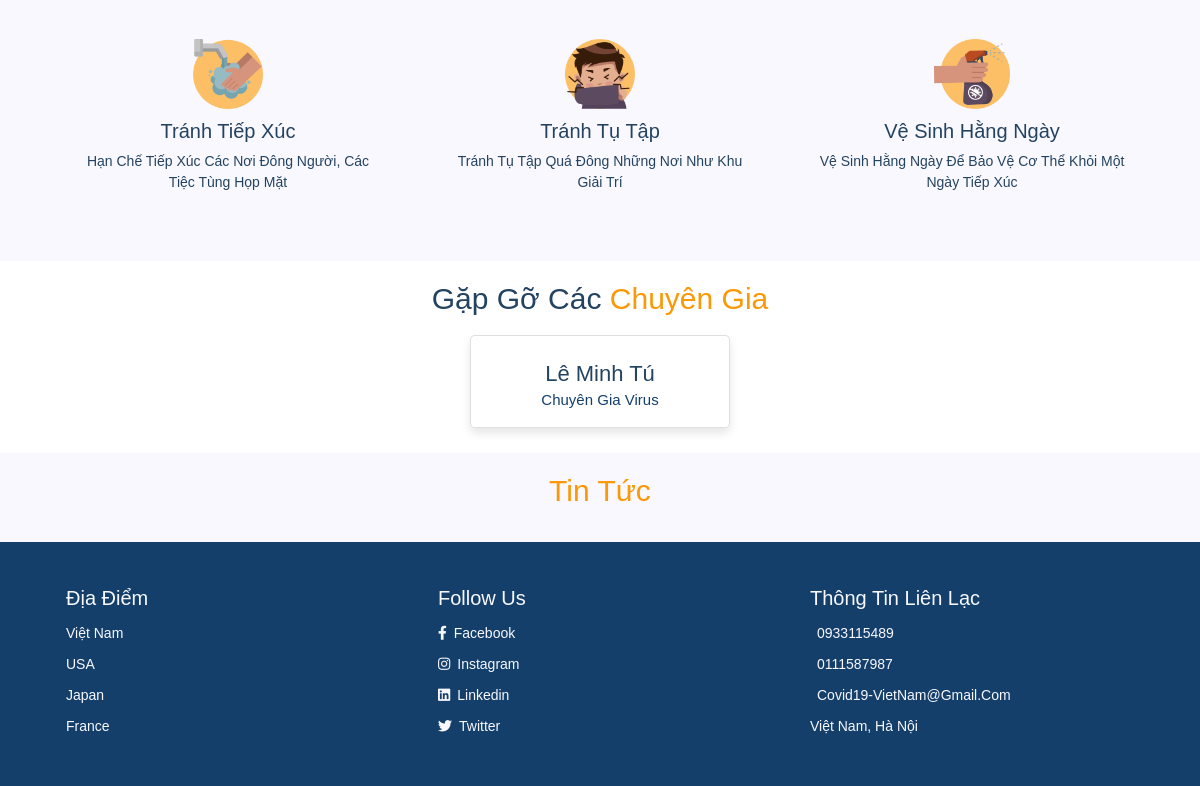
The page /TH_WEB/public/TrangChu/index.php (lower part) on the database as committed earlier.
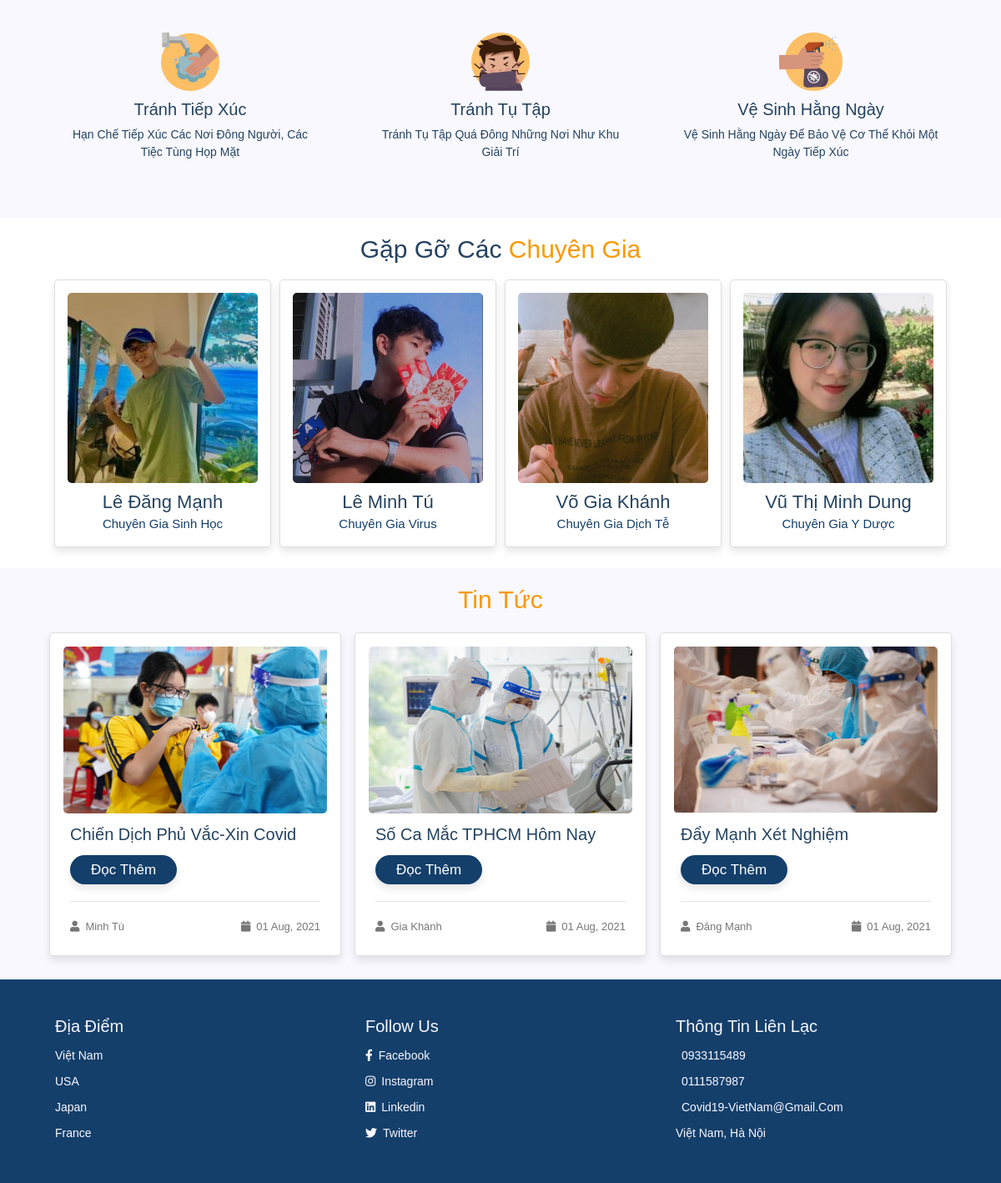
The same page on the database as committed later.
### tables this page shows
CREATE TABLE `tb_chuyengia` (
  `id_chuyengia` int(11) NOT NULL,
  `chuyengia_hoten` varchar(30) NOT NULL,
  `chuyengia_chucvu` varchar(30) NOT NULL,
  `chuyengia_sdt` varchar(15) NOT NULL,
  `chuyengia_hinh` varchar(512) NOT NULL
);

CREATE TABLE `tb_tintuc` (
  `id_tintuc` int(11) NOT NULL,
  `tintuc_tieude` varchar(50) NOT NULL,
  `tintuc_tacgia` varchar(30) NOT NULL,
  `tintuc_ngay` varchar(20) NOT NULL,
  `tintuc_noidung` varchar(1000) NOT NULL,
  `tintuc_hinhanh` varchar(50) NOT NULL
);

### TH_WEB/module_expert.php (the view, shortened to what this page needs)
<?php
function Card(){
	$conn = mysqli_connect(HOST, USER, PASSWORD, DB);
	$query = "SELECT * FROM tb_chuyengia";
	$dataset = mysqli_query($conn, $query);
	while($Expert = mysqli_fetch_assoc($dataset))
	echo "
	<div class='card'>
                    <img src='".$Expert['chuyengia_hinh']."' alt=''>
                    <h3>".$Expert['chuyengia_hoten']."</h3>
                    <span>".$Expert['chuyengia_chucvu']."</span>
                    <div class='share'>
                        <a href='#' class='fab fa-facebook-f'></a>
                        <a href='#' class='fab fa-twitter'></a>
                        <a href='#' class='fab fa-instagram'></a>
                        <a href='#' class='fab fa-linkedin'></a>
                    </div>
                </div>
   ";
}
function TinTuc(){
	$conn = mysqli_connect(HOST, USER, PASSWORD, DB);
	$query = "SELECT * FROM tb_tintuc";
	$dataset = mysqli_query($conn, $query);
	while($News = mysqli_fetch_assoc($dataset))
	echo "
	<div class='card p-3 m-2'>
                    <div class='image'>
                        <img src='".$News['tintuc_hinhanh']."' class='w-100 h-100' alt=''>
                    </div>
                    <div class='content p-2'>
                        <h3>".$News['tintuc_tieude']."</h3>
                        <a href='#' class='link-btn'>Đọc thêm</a>
                        <div class='icons'>
                            <a href='#'><i class='fas fa-user'></i>".$News['tintuc_tacgia']."</a>
                            <a href='#'><i class='fas fa-calendar'></i>".$News['tintuc_ngay']."</a>
                        </div>
                    </div>
                </div>
	";
}
?>

### TH_WEB/public/TrangChu/index.php (shortened to what this page needs)
<!DOCTYPE html>
<html lang="en">
<head>
    <link href="https://cdn.jsdelivr.net/npm/bootstrap@5.0.2/dist/css/bootstrap.min.css" rel="stylesheet">
    <link href="https://cdn.jsdelivr.net/npm/bootstrap@5.0.2/dist/css/bootstrap.min.css" rel="stylesheet">
    <link rel="stylesheet" href="https://cdnjs.cloudflare.com/ajax/libs/font-awesome/5.15.3/css/all.min.css">
    <link rel="stylesheet" href="style.css">
</head>
<body>
    <section class="prevent" id="prevent">
        <div class="container">
            <div class="d-flex flex-wrap justify-content-center">
                <div class="box p-4 m-2">
                    <img src="images/04.png" alt="">
                    <h3>Tránh tiếp xúc</h3>
                    <p>Hạn chế tiếp xúc các nơi đông người, các tiệc tùng họp mặt</p>
                </div>
                <div class="box p-4 m-2">
                    <img src="images/05.png" alt="">
                    <h3>Tránh tụ tập</h3>
                    <p>Tránh tụ tập quá đông những nơi như khu giải trí</p>
                </div>
                <div class="box p-4 m-2">
                    <img src="images/06.png" alt="">
                    <h3>Vệ sinh hằng ngày</h3>
                    <p>Vệ sinh hằng ngày để bảo vệ cơ thể khỏi một ngày tiếp xúc</p>
                </div>
            </div>
        </div>
    </section>
    <section class="experts" id="experts">
        <h1 class="heading"> Gặp gỡ các <span>Chuyên gia</span> </h1>
        <div class="container">
            <div class="d-flex justify-content-center flex-wrap">
                <?php
                require 'C:\xampp\htdocs\TH_WEB\module_expert.php';
                Card();
                ?>
            </div>
        </div>
    </section>
    <section class="blogs" id="blogs">
        <h1 class="heading"><span>Tin tức</span> </h1>
        <div class="container">
            <div class="d-flex justify-content-center flex-wrap">
                <?php
                TinTuc()
                ?>
            </div>
        </div>
    </section>
    <section class="footer" style="background-color: #143F6B;">
        <div class="container">
            <div class="d-flex flex-wrap justify-content-center text-center text-sm-start" id="footer1">
                <div class="box p-3 m-2" id="box-footer-1">
                    <h3>Địa điểm</h3>
                    <a href="#">Việt Nam</a>
                    <a href="#">USA</a>
                    <a href="#">Japan</a>
                    <a href="#">France</a>
                </div>
                <div class="box p-3 m-2" id="box-footer-2">
                    <h3>follow us</h3>
                    <a href="#"><span class="fab fa-facebook-f"></span>&ensp;facebook </span></a>
                    <a href="#"><span class="fab fa-instagram"></span>&ensp;instagram</a>
                    <a href="#"><span class="fab fa-linkedin"></span>&ensp;linkedin</a>
                    <a href="#"><span class="fab fa-twitter"></span>&ensp;twitter</a>
                </div>
                <div class="box p-3 m-2" id="box-footer-3">
                    <h3>Thông tin liên lạc</h3>
                    <a href="#"><span class="bi bi-telephone"></span>&ensp;0933115489</a>
                    <a href="#"><span class="bi bi-telephone"></span>&ensp;0111587987</a>
                    <a href="#"><span class="bi bi-envelope"></span>&ensp;covid19-VietNam@gmail.com</a>
                    <a href="#"><span class="bi bi-geo-alt"></span> Việt Nam, Hà Nội</a>
                </div>
            </div>
        </div>
    </section>
</body>
</html>

### TH_WEB/public/TrangChu/style.css (style rules this page uses)
:root { --main-color:#143F6B; --black:#244361; --box-shadow:0 5px 10px rgba(0,0,0,.1); }
* { margin:0; padding:0; box-sizing: border-box; outline: none; border:none; text-decoration: none !important; text-transform: capitalize; font-family: Verdana, Geneva, Tahoma, sans-serif; }
html { scroll-padding-top: 60px; }
section { padding:20px 0; }
section:nth-child(odd) { background: #f8f8fe; }
.heading { text-align: center; padding:0 15px; padding-bottom: 5px; color:var(--black); font-size: 30px; }
.heading span { color:#fa9805; }
.link-btn { display: inline-block; background:var(--main-color); color:#fff; border-radius: 50px; padding:5px 25px; font-size: 17px; cursor: pointer; box-shadow: var(--box-shadow); }
.prevent .box { flex:1 1 300px; background:#f8f8fe; border-radius: 5px; text-align: center; }
.prevent .box img { margin-bottom: 10px; height: 70px; }
.prevent .box h3 { color:var(--black); font-size: 20px; }
.prevent .box p { color:var(--black); font-size: 14px; }
.experts .card { width:260px; background:#fff; border-radius: 5px; box-shadow: var(--box-shadow); margin:5px; padding:15px; text-align: center; position: relative; overflow: hidden; }
.experts .card img { background:#f8f8fe; border-radius: 5px; width: 100%; margin-bottom: 8px; }
.experts .card h3 { font-size: 22px; margin:2px 0; color:var(--black); }
.experts .card span { font-size: 15px; color:var(--main-color); }
.blogs .card { width: 350px; border-radius: 5px; box-shadow: var(--box-shadow); background:#fff; }
.blogs .card .image { height: 200px; width: 100%; border-radius: 5px; overflow: hidden; background:#f8f8fe; }
.blogs .card .image img { transition: .2s linear; }
.blogs .card .content h3 { padding:5px 0; font-size: 20px; color:var(--black); }
.blogs .card .content .icons { display: flex; justify-content: space-between; margin-top: 20px; padding-top: 20px; border-top: 1px solid rgba(0,0,0,.1); }
.blogs .card .content .icons a { color:#777; font-size: 13px; }
.blogs .card .content .icons a i { padding-right: 7px; }
.footer .box { flex:1 1 250px; }
.footer .box h3 { font-size: 20px; color:var(--black); }
.footer .box a { display: block; font-size: 14px; color:#777; padding:5px 0; }
#footer1 h3 { color: #f8f8fe; }
#footer1 a { color: #f8f8fe; }

Rows that differ between the two databases and show on the page:
added tb_chuyengia: chuyengia_hinh (picture), chuyengia_hoten "Lê Đăng Mạnh", chuyengia_chucvu "Chuyên Gia Sinh Học"
changed tb_chuyengia "Lê Minh Tú": chuyengia_hinh: picture added
added tb_chuyengia: chuyengia_hinh (picture), chuyengia_hoten "Võ Gia Khánh", chuyengia_chucvu "Chuyên Gia Dịch Tễ"
added tb_chuyengia: chuyengia_hinh (picture), chuyengia_hoten "Vũ Thị Minh Dung", chuyengia_chucvu "Chuyên Gia Y Dược"
added tb_tintuc: tintuc_hinhanh (picture), tintuc_tieude "Chiến Dịch Phủ Vắc-Xin Covid", tintuc_tacgia "Minh Tú", tintuc_ngay "01 Aug, 2021"
added tb_tintuc: tintuc_hinhanh (picture), tintuc_tieude "Số Ca Mắc TPHCM Hôm Nay", tintuc_tacgia "Gia Khánh", tintuc_ngay "01 Aug, 2021"
added tb_tintuc: tintuc_hinhanh (picture), tintuc_tieude "Đẩy Mạnh Xét Nghiệm", tintuc_tacgia "Đăng Mạnh", tintuc_ngay "01 Aug, 2021"
